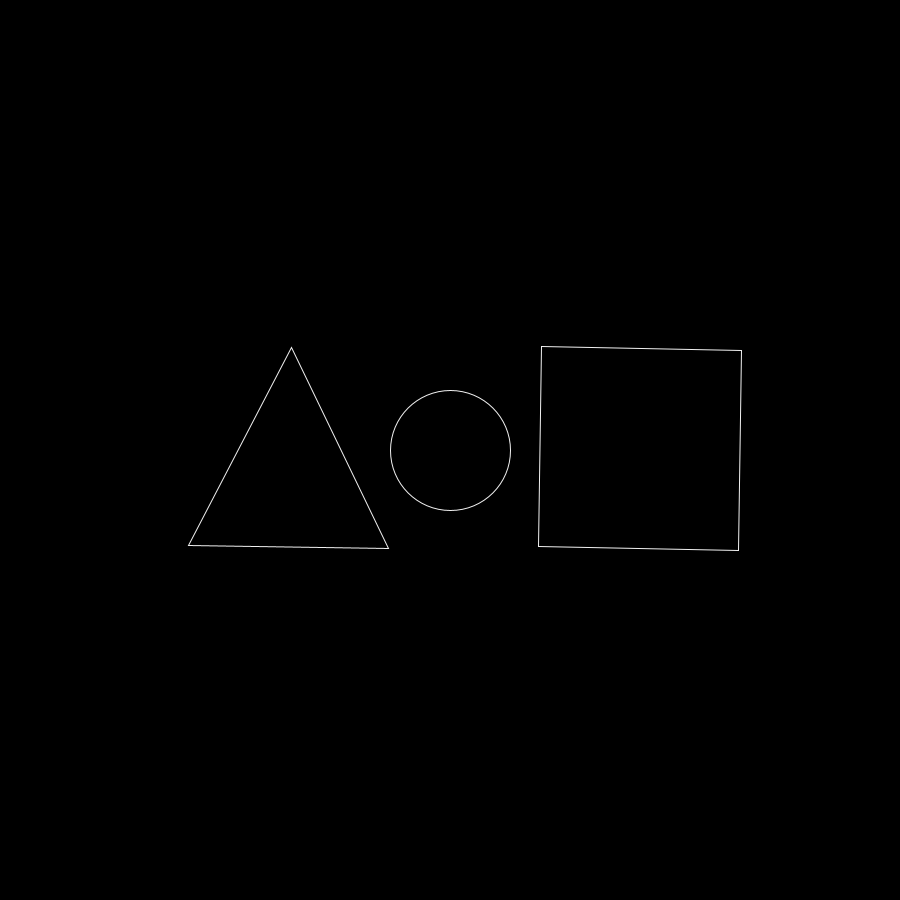
Frame 1 (no input)
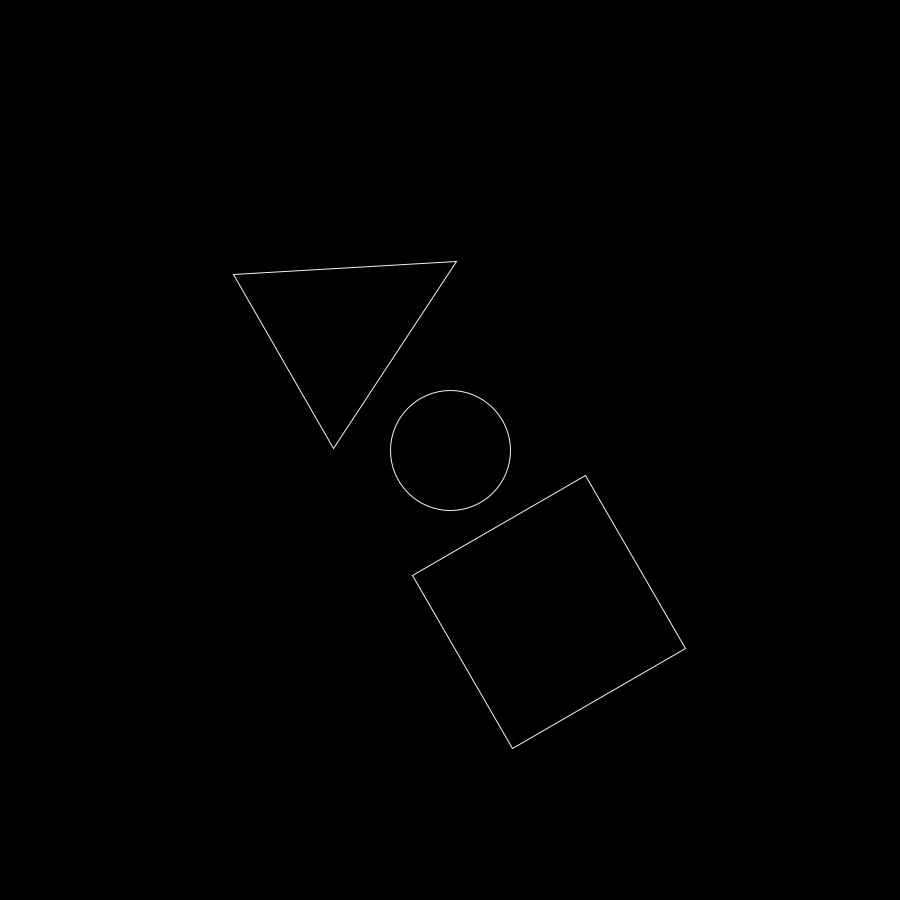
Frame 60 (the mouse pressed at the canvas centre just before this capture)
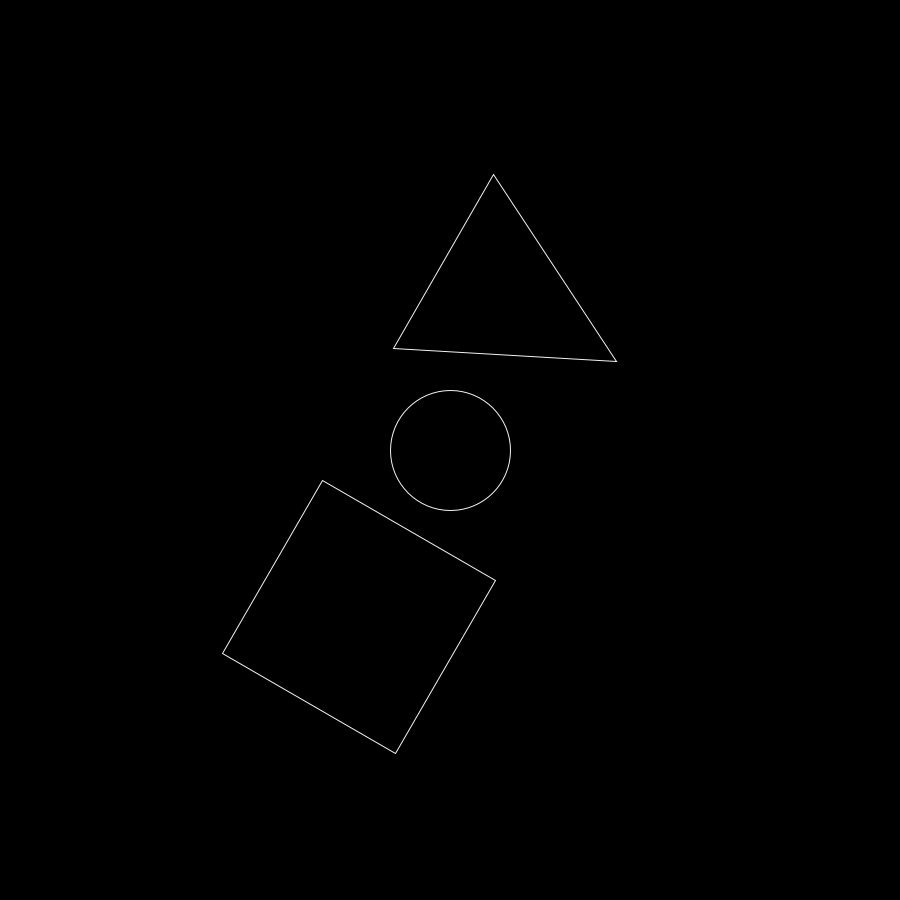
Frame 120 (the mouse held since frame 60 and released just before this capture)

The Processing sketch that drew these frames (run headless with seeded random() and noise(); from frame 60 on, the mouse is pressed at the canvas centre):

// Processing sketch: sketch_3_shapes
// ── sketch_3_shapes.pde
color bg = #000000;
color fg = #f1f1f1;

void setup() {
  size(900, 900);
}

void draw() {
  background(bg);

  push();
  fill(bg);
  stroke(fg);
  translate(width / 2, height/2);
  //scale(sin(radians(frameCount)) * 2);
  ellipse(0, 0, 120, 120);
  pop();

  push();
  fill(bg);
  stroke(fg);
  translate(width / 2, height/2);
  //rectMode(CENTER);
  rotate(radians(frameCount));
  rect(90, -105, 200, 200);
  pop();


  push();
  noFill();
  stroke(fg);
  translate(width / 2, height/2);
  float diff = 100;
  float offset = -160;
  float x1 = 0+ offset;
  float y1 = -diff ;
  float x2 = diff + offset;
  float y2 = diff;
  float x3 = -diff + offset;
  float y3 = diff;
  rotate(radians(frameCount));
  triangle(x1, y1, x2, y2, x3, y3);
  pop();
}
